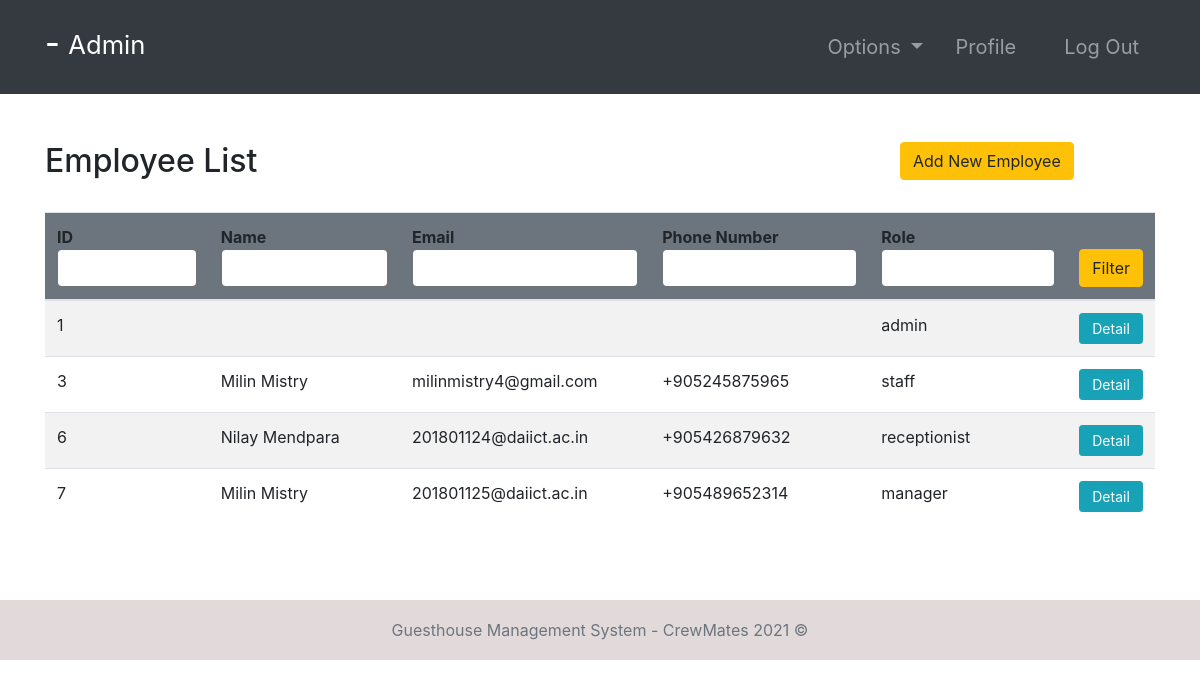
Screenshot of /employees/ (signed in) with the database file from the repository.
### accounts/models.py (models this page shows, shortened)
class Employee(models.Model):
    user = models.OneToOneField(User, null=True, on_delete=models.CASCADE)
    phoneNumber = PhoneNumberField(unique=True)
    salary = models.FloatField()

### accounts/views.py (the view, shortened to what this page needs)
# urls.py: path('employees/', employees, name="employees"),
@login_required(login_url='login')
def employees(request):
    role = str(request.user.groups.all()[0])
    path = role + "/"
    employees = Employee.objects.all()
    context = {
        "role": role,
        "employees": employees
    }
    return render(request, path + "employees.html", context)

### Templates/admin/employees.html
{% extends '../index.html' %}
{% block context %}
{% include '../common_pages/authorized-employees.html' %}
{% endblock %}

### Templates/index.html
{% include 'incs/head.html' %}
<body>
    {% include 'incs/nav.html' %}
    {% block context %}
    {% endblock %}
    {% include 'incs/footer.html' %}
</body>
</html>

### Templates/incs/head.html (shortened to what this page needs)
{% load static %}
<!DOCTYPE html>
<html lang="en">
<head>
    <link rel="stylesheet" type="text/css" href="{% static '/css/main.css' %}">
    <link rel="stylesheet" href="https://stackpath.bootstrapcdn.com/bootstrap/4.4.1/css/bootstrap.min.css"
>
</head>

### Templates/incs/nav.html (shortened to what this page needs)
<nav class="navbar navbar-dark bg-dark navbar-expand-lg py-3 " role="navigation">
    <div class="container">
        <a href="" class="navbar-brand">
            <h2 class="text-capitalize">
                {{ request.user.first_name }} {{ request.user.last_name }} -
                <small>
                    {{ role }}
                </small>
            </h2>
        </a>
        <div class="collapse navbar-collapse" id="navbarTags">
            <ul class="navbar-nav ml-auto">
                <li class="nav-item dropdown p-2">
                    <a class="nav-link dropdown-toggle" href="#" id="navbarDropdown" role="button"
                        data-toggle="dropdown" aria-haspopup="true" aria-expanded="false">
                        Options
                    </a>
                </li>
                <li class="nav-item mr-3 p-2">
                    {% if role == 'staff' or role == 'receptionist' or role == 'admin' or role == 'manager' %}
                    <a href="{% url 'employee-profile' user.id %}" class="nav-link">Profile</a>
                    {% endif %}
                </li>
                <li class="nav-item p-2 ">
                    <a href="{% url 'logout' %}" class="nav-link">Log Out</a>
                </li>
            </ul>
        </div>
    </div>
</nav>

### Templates/common_pages/authorized-employees.html (shortened to what this page needs)
<div class="container py-5">
    <div class="table-header row">
        <div class="col-sm-12 col-md-12 col-lg-9 mb-4">
            <h2>Employee List</h2>
        </div>
        {% if  role == "manager" or role == "admin"%}
        <div class="col-sm-12 col-md-12 col-lg-3 mb-4">
            <a href="{% url 'add-employee' %}" class="btn btn-warning">Add New Employee</a>
        </div>
        {% endif %}
    </div>
    <table class="table table-hover table-striped">
        <thead class="bg-secondary rounded">
            <tr>
                <form action="" method="POST">
                    <th>ID<input type="int" name="id" value="{{id}}" class="form-control border border-secondary"></th>
                    <th>Name<input type="text" name="name" value="{{name}}"
                            class="form-control border border-secondary"></th>
                    <th>Email<input type="text" name="email" value="{{email}}"
                            class="form-control border border-secondary"></th>
                    <th>Phone Number<input type="number" name="number" value="{{number}}"
                            class="form-control border border-secondary">
                    <th>Role<input type="text" name="filterRole" value="{{filterRole}}"
                            class="form-control border border-secondary"></th>
                    <th><button type="submit" name="filter" class="btn btn-warning w-100">Filter</button></th>
                </form>
            </tr>
        </thead>
        <tbody>
            {% for employee in employees %}
            <tr>
                <td>{{ employee.user.id }}</td>
                <td>{{ employee.user.first_name }} {{ employee.user.last_name }}</td>
                <td>{{ employee.user.email }}</td>
                <td>{{ employee.phoneNumber }}</td>
                <td>{{ employee.user.groups.first }}</td>
                <td> <a href="{% url 'employee-profile' employee.user.id  %}"
                        class="btn btn-sm btn-info w-100">Detail</a>
                </td>
            </tr>
            {% endfor %}
        </tbody>
    </table>
</div>

### Templates/incs/footer.html
<div class="mt-5">&nbsp;</div>
<footer class="footer sticky-bottom mt-5">
    <div class="container text-center">
        <span class="text-muted">Guesthouse Management System - CrewMates 2021 ©</span>
    </div>
</footer>

### static/css/main.css (style rules this page uses)
* { margin: 0; padding: 0; -webkit-font-smoothing: antialiased; }
body { position: relative; }
nav .nav-item { font-size: 20px; }
.footer { position: absolute; bottom: 0; width: 100%; height: 60px; line-height: 60px; background-color: #e2dada; margin-top: 30px; }

### rows the page displays
Employee: user.id "1", user.groups.first "admin"
Employee: user.id "3", user.first_name "Milin", user.last_name "Mistry", user.email "milinmistry4@gmail.com", phoneNumber "+905245875965", user.groups.first "staff"
Employee: user.id "6", user.first_name "Nilay", user.last_name "Mendpara", user.email "201801124@daiict.ac.in", phoneNumber "+905426879632", user.groups.first "receptionist"
Employee: user.id "7", user.first_name "Milin", user.last_name "Mistry", user.email "201801125@daiict.ac.in", phoneNumber "+905489652314", user.groups.first "manager"

### other values shown
{{ role }} "Admin"
